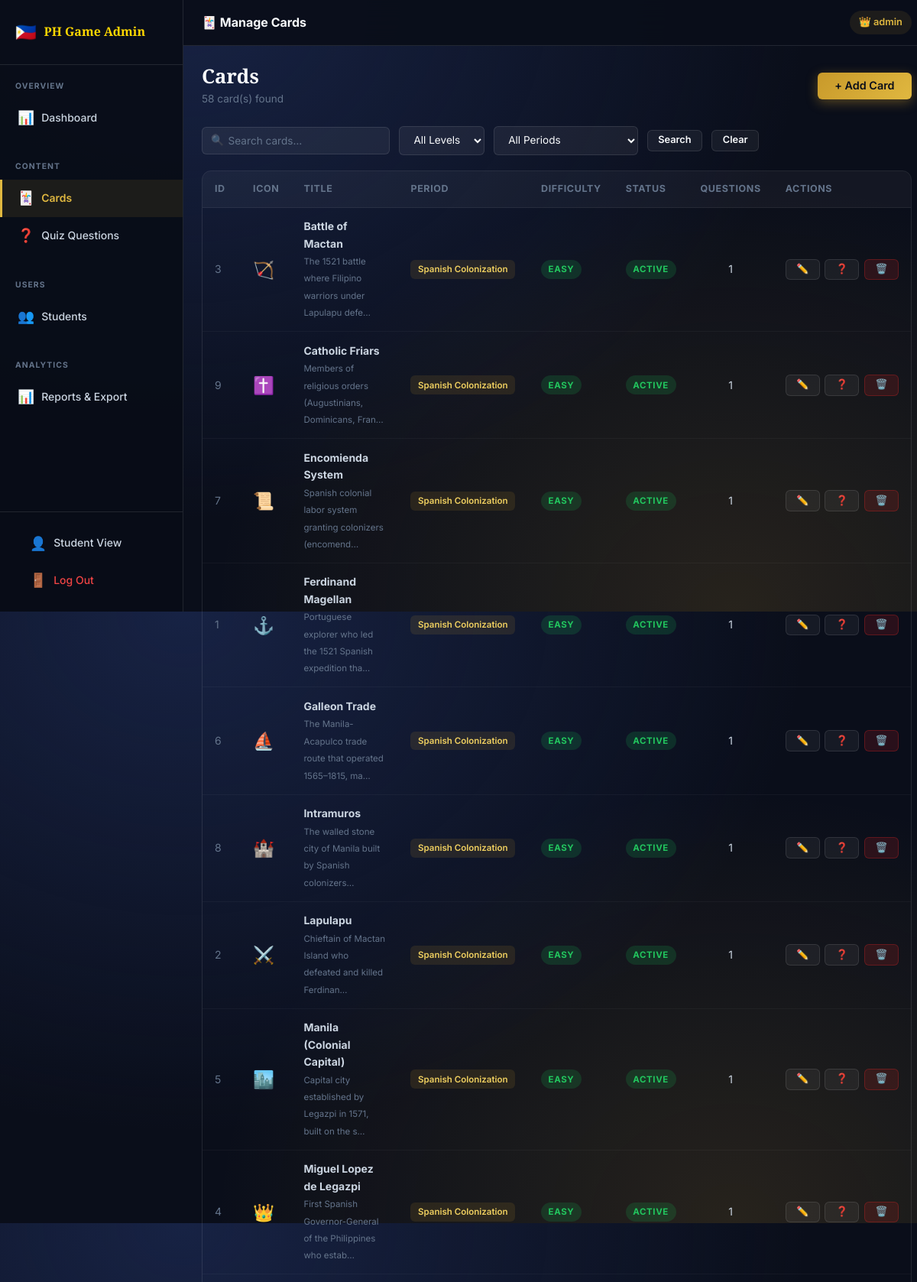
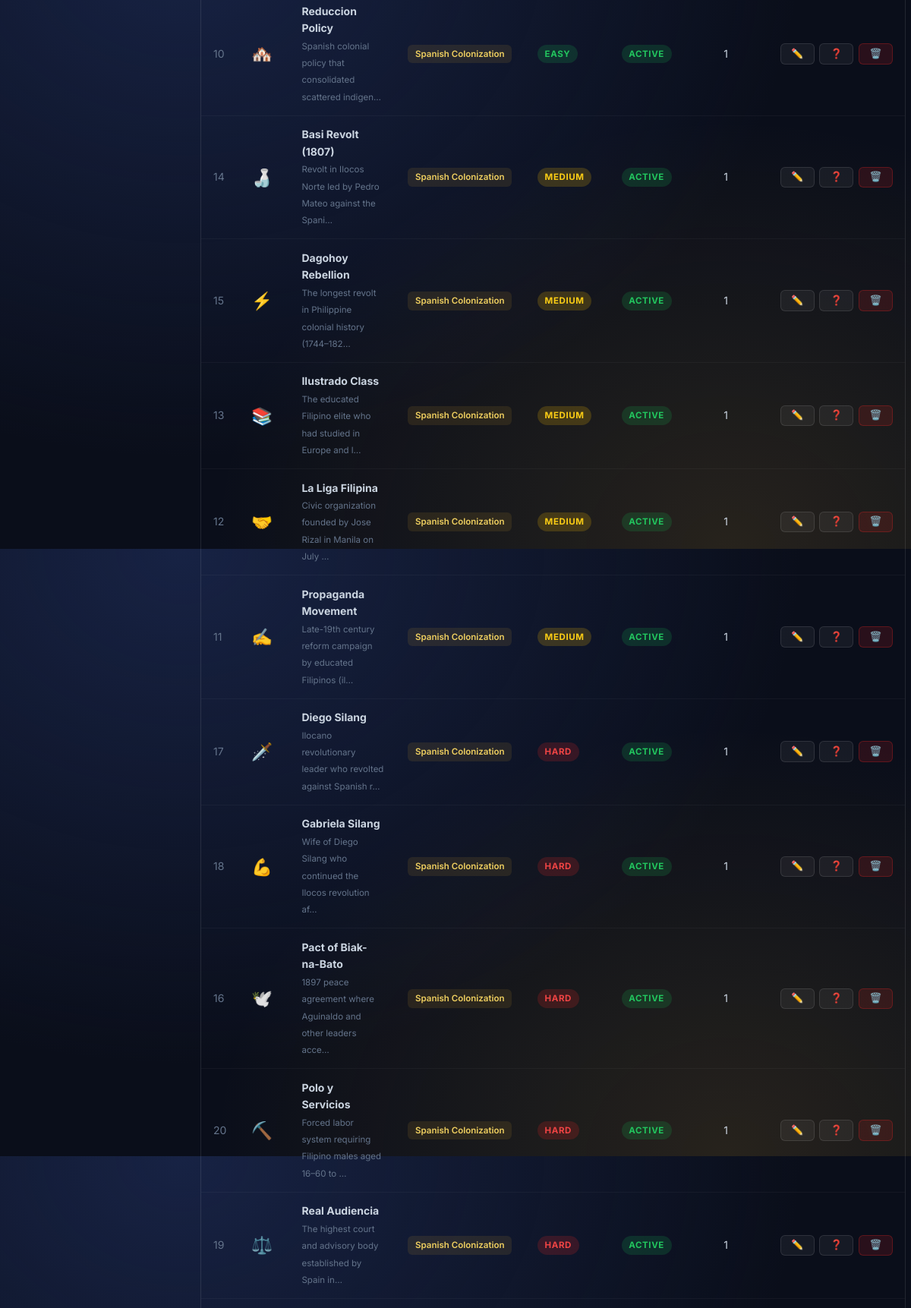
Screenshot of /admin/cards.php (signed in, upper part) with the database file from the repository (2 pictures, top to bottom).
### tables this page shows
CREATE TABLE `cards` (
  `id`         INT AUTO_INCREMENT PRIMARY KEY,
  `title`      VARCHAR(150) NOT NULL,
  `description` TEXT,
  `icon`       VARCHAR(50)  DEFAULT '📜',
  `period_id`  INT,
  `difficulty` ENUM('easy','medium','hard') DEFAULT 'easy',
  `is_active`  TINYINT(1) DEFAULT 1,
  `created_at` TIMESTAMP DEFAULT CURRENT_TIMESTAMP,
  `updated_at` TIMESTAMP DEFAULT CURRENT_TIMESTAMP ON UPDATE CURRENT_TIMESTAMP,
  FOREIGN KEY (`period_id`) REFERENCES `periods`(`id`) ON DELETE SET NULL
);

CREATE TABLE `periods` (
  `id`            INT AUTO_INCREMENT PRIMARY KEY,
  `name`          VARCHAR(100) NOT NULL,
  `description`   TEXT,
  `color`         VARCHAR(7)  DEFAULT '#FFD700',
  `icon`          VARCHAR(50) DEFAULT '📜',
  `display_order` INT DEFAULT 0
);

### includes/functions.php (called while the page is built, shortened)
<?php
function sanitize(mixed $val): string {
    return htmlspecialchars(trim((string)$val), ENT_QUOTES, 'UTF-8');
}

### includes/auth.php (called while the page is built, shortened)
<?php
function csrfToken(): string {
    return $_SESSION['csrf_token'];
}

### admin/cards.php (the view, shortened to what this page needs)
<?php
require_once '../includes/auth.php';
require_once '../includes/functions.php';
$db = getDB();
$searchQ  = sanitize($_GET['q']      ?? '');
$sql = 'SELECT c.*, p.name AS period_name FROM cards c LEFT JOIN periods p ON p.id = c.period_id WHERE 1=1';
$params = [];
$sql .= ' ORDER BY c.period_id, c.difficulty, c.title';
$stmt = $db->prepare($sql); $stmt->execute($params);
$cards = $stmt->fetchAll();
?>
<!DOCTYPE html>
<html lang="en">
<head>
  <link rel="stylesheet" href="../assets/css/main.css">
  <link rel="stylesheet" href="../assets/css/admin.css">
</head>
<body class="page-bg">
<div class="admin-layout">
<?php include '_sidebar.php'; ?>
<div class="admin-main">
  <div class="admin-topbar">
    <div style="display:flex;align-items:center;gap:.75rem;">
      <span class="topbar-title">🃏 Manage Cards</span>
    </div>
    <div class="topbar-right">
      <div class="user-pill">👑 <?= htmlspecialchars($_SESSION['username']) ?></div>
    </div>
  </div>
  <div class="admin-content">
    <div class="page-header">
      <div>
        <h1>Cards</h1>
        <p class="page-subtitle"><?= count($cards) ?> card(s) found</p>
      </div>
      <button class="btn btn-primary" onclick="openModal('card-modal')">+ Add Card</button>
    </div>
    <form method="GET" class="toolbar" style="margin-bottom:1.25rem;">
      <div class="toolbar-left">
        <div class="search-wrap">
          <span class="search-icon">🔍</span>
          <input type="text" name="q" class="search-input" placeholder="Search cards…" value="<?= htmlspecialchars($searchQ) ?>">
        </div>
        <select name="diff" class="filter-select" onchange="this.form.submit()">
          <option value="">All Levels</option>
        </select>
        <select name="period" class="filter-select" onchange="this.form.submit()">
          <option value="">All Periods</option>
        </select>
        <button type="submit" class="btn btn-secondary btn-sm">Search</button>
        <a href="cards.php" class="btn btn-secondary btn-sm">Clear</a>
      </div>
    </form>
    <div class="table-wrapper">
      <table id="cards-table">
        <thead>
          <tr>
            <th>ID</th><th>Icon</th><th>Title</th><th>Period</th>
            <th>Difficulty</th><th>Status</th><th>Questions</th><th>Actions</th>
          </tr>
        </thead>
        <tbody>
          <?php foreach ($cards as $c):
            $qCount = $db->prepare('SELECT COUNT(*) FROM quiz_questions WHERE card_id=? AND is_active=1');
            $qCount->execute([$c['id']]);
            $numQ = $qCount->fetchColumn();
          ?>
          <tr>
            <td class="text-muted"><?= $c['id'] ?></td>
            <td style="font-size:1.4rem;"><?= htmlspecialchars($c['icon']) ?></td>
            <td><strong><?= htmlspecialchars($c['title']) ?></strong>
              <?php if ($c['description']): ?>
                <br><small class="text-muted" style="font-size:.72rem;"><?= htmlspecialchars(mb_strimwidth($c['description'],0,60,'…')) ?></small>
              <?php endif; ?>
            </td>
            <td><span class="period-badge"><?= htmlspecialchars($c['period_name'] ?? '—') ?></span></td>
            <td><span class="badge badge-<?= $c['difficulty'] ?>"><?= ucfirst($c['difficulty']) ?></span></td>
            <td>
              <a href="cards.php?action=toggle&id=<?= $c['id'] ?>&csrf=<?= csrfToken() ?>" class="badge <?= $c['is_active'] ? 'badge-active' : 'badge-inactive' ?>">
                <?= $c['is_active'] ? 'Active' : 'Inactive' ?>
              </a>
            </td>
            <td class="text-center"><?= $numQ ?></td>
            <td>
              <div class="action-group">
                <a href="cards.php?action=edit&id=<?= $c['id'] ?>" class="btn btn-secondary btn-sm">✏️</a>
                <a href="questions.php?card_id=<?= $c['id'] ?>" class="btn btn-secondary btn-sm">❓</a>
                <a href="cards.php?action=delete&id=<?= $c['id'] ?>&csrf=<?= csrfToken() ?>"
                   class="btn btn-danger btn-sm"
                   onclick="return confirm('Delete this card and ALL its questions? This cannot be undone.')">🗑️</a>
              </div>
            </td>
          </tr>
          <?php endforeach; ?>
        </tbody>
      </table>
    </div>
  </div>
</div>
</div>
</body>
</html>

### assets/css/main.css (style rules this page uses)
:root { --navy-900: #0a0e1a; --navy-800: #0f1628; --navy-700: #141d35; --navy-600: #1a2445; --navy-500: #203060; --gold-500: #c8992a; --gold-400: #e0b840; --gold-300: #f0d060; --gold-glow: #ffd700; --red-500: #dc2626; --red-400: #ef4444; --green-500: #16a34a; --green-400: #22c55e; --blue-500: #1d4ed8; --blue-400: #3b82f6; --white: #ffffff; --gray-100: #f1f5f9; --gray-200: #e2e8f0; --gray-300: #cbd5e1; --gray-400: #94a3b8; --gray-500: #64748b; --text-primary: #f8fafc; --text-secondary: #cbd5e1; --text-muted: #64748b; --glass-bg: rgba(255, 255, 255, 0.05); --glass-border: rgba(255, 255, 255, 0.1); --glass-hover: rgba(255, 255, 255, 0.09); --shadow-sm: 0 1px 3px rgba(0,0,0,0.4); --shadow-md: 0 4px 16px rgba(0,0,0,0.5); --shadow-lg: 0 8px 32px rgba(0,0,0,0.6); --shadow-gold: 0 0 20px rgba(200,153,42,0.35); --radius-sm: 6px; --radius-md: 12px; --radius-lg: 18px; --radius-xl: 24px; --transition: 0.2s cubic-bezier(0.4, 0, 0.2, 1); --transition-slow: 0.4s cubic-bezier(0.4, 0, 0.2, 1); }
*, *::before, *::after { box-sizing: border-box; margin: 0; padding: 0; }
html { scroll-behavior: smooth; font-size: 16px; }
body { font-family: 'Inter', system-ui, sans-serif; background-color: var(--navy-900); color: var(--text-primary); min-height: 100vh; line-height: 1.6; -webkit-font-smoothing: antialiased; }
a { color: var(--gold-400); text-decoration: none; transition: color var(--transition); }
.page-bg { background: radial-gradient(ellipse at 20% 0%, rgba(32, 48, 96, 0.6) 0%, transparent 60%), radial-gradient(ellipse at 80% 100%, rgba(200,153,42,0.15) 0%, transparent 50%), var(--navy-900); min-height: 100vh; }
h1, h2, h3, h4, h5, h6 { font-family: 'Playfair Display', serif; line-height: 1.25; color: var(--text-primary); }
h1 { font-size: clamp(1.8rem, 4vw, 2.8rem); }
p { color: var(--text-secondary); }
.btn { display: inline-flex; align-items: center; justify-content: center; gap: 0.45rem; padding: 0.65rem 1.4rem; border-radius: var(--radius-sm); border: none; cursor: pointer; font-family: 'Inter', sans-serif; font-size: 0.9rem; font-weight: 600; transition: all var(--transition); text-decoration: none; white-space: nowrap; line-height: 1; }
.btn-primary { background: linear-gradient(135deg, var(--gold-500), var(--gold-400)); color: var(--navy-900); box-shadow: 0 4px 15px rgba(200,153,42,0.4); }
.btn-secondary { background: var(--glass-bg); color: var(--text-primary); border: 1px solid var(--glass-border); }
.btn-danger { background: rgba(220, 38, 38, 0.15); color: var(--red-400); border: 1px solid rgba(220,38,38,0.3); }
.btn-sm { padding: 0.4rem 0.85rem; font-size: 0.8rem; }
.table-wrapper { overflow-x: auto; border-radius: var(--radius-md); border: 1px solid var(--glass-border); }
table { width: 100%; border-collapse: collapse; font-size: 0.875rem; }
thead { background: rgba(255,255,255,0.04); border-bottom: 1px solid var(--glass-border); }
thead th { padding: 0.85rem 1rem; text-align: left; font-weight: 700; font-size: 0.78rem; text-transform: uppercase; letter-spacing: 0.05em; color: var(--text-muted); white-space: nowrap; }
tbody tr { border-bottom: 1px solid rgba(255,255,255,0.04); transition: background var(--transition); }
tbody td { padding: 0.85rem 1rem; color: var(--text-secondary); vertical-align: middle; }
.badge { display: inline-block; padding: 0.2rem 0.6rem; border-radius: 99px; font-size: 0.72rem; font-weight: 700; text-transform: uppercase; letter-spacing: 0.05em; }
.badge-easy { background: rgba(22,163,74,0.2); color: var(--green-400); }
.badge-medium { background: rgba(234,179,8,0.2); color: #facc15; }
.badge-hard { background: rgba(220,38,38,0.2); color: var(--red-400); }
.badge-active { background: rgba(22,163,74,0.2); color: var(--green-400); }
.text-muted { color: var(--text-muted); }
.text-center { text-align: center; }

### rows the page displays
cards: id "3", icon "🏹", title "Battle of Mactan", description "The 1521 battle where Filipino warriors under Lapulapu defe…", period.name "Spanish Colonization", difficulty "EASY", is_active "ACTIVE", numQ "1"
cards: id "9", icon "✝️", title "Catholic Friars", description "Members of religious orders (Augustinians, Dominicans, Fran…", period.name "Spanish Colonization", difficulty "EASY", is_active "ACTIVE", numQ "1"
cards: id "7", icon "📜", title "Encomienda System", description "Spanish colonial labor system granting colonizers (encomend…", period.name "Spanish Colonization", difficulty "EASY", is_active "ACTIVE", numQ "1"
cards: id "1", icon "⚓", title "Ferdinand Magellan", description "Portuguese explorer who led the 1521 Spanish expedition tha…", period.name "Spanish Colonization", difficulty "EASY", is_active "ACTIVE", numQ "1"
cards: id "6", icon "⛵", title "Galleon Trade", description "The Manila-Acapulco trade route that operated 1565–1815, ma…", period.name "Spanish Colonization", difficulty "EASY", is_active "ACTIVE", numQ "1"
cards: id "8", icon "🏰", title "Intramuros", description "The walled stone city of Manila built by Spanish colonizers…", period.name "Spanish Colonization", difficulty "EASY", is_active "ACTIVE", numQ "1"
cards: id "2", icon "⚔️", title "Lapulapu", description "Chieftain of Mactan Island who defeated and killed Ferdinan…", period.name "Spanish Colonization", difficulty "EASY", is_active "ACTIVE", numQ "1"
cards: id "5", icon "🏙️", title "Manila (Colonial Capital)", description "Capital city established by Legazpi in 1571, built on the s…", period.name "Spanish Colonization", difficulty "EASY", is_active "ACTIVE", numQ "1"
cards: id "4", icon "👑", title "Miguel Lopez de Legazpi", description "First Spanish Governor-General of the Philippines who estab…", period.name "Spanish Colonization", difficulty "EASY", is_active "ACTIVE", numQ "1"
cards: id "10", icon "🏘️", title "Reduccion Policy", description "Spanish colonial policy that consolidated scattered indigen…", period.name "Spanish Colonization", difficulty "EASY", is_active "ACTIVE", numQ "1"
cards: id "14", icon "🍶", title "Basi Revolt (1807)", description "Revolt in Ilocos Norte led by Pedro Mateo against the Spani…", period.name "Spanish Colonization", difficulty "MEDIUM", is_active "ACTIVE", numQ "1"
cards: id "15", icon "⚡", title "Dagohoy Rebellion", description "The longest revolt in Philippine colonial history (1744–182…", period.name "Spanish Colonization", difficulty "MEDIUM", is_active "ACTIVE", numQ "1"
cards: id "13", icon "📚", title "Ilustrado Class", description "The educated Filipino elite who had studied in Europe and l…", period.name "Spanish Colonization", difficulty "MEDIUM", is_active "ACTIVE", numQ "1"
cards: id "12", icon "🤝", title "La Liga Filipina", description "Civic organization founded by Jose Rizal in Manila on July …", period.name "Spanish Colonization", difficulty "MEDIUM", is_active "ACTIVE", numQ "1"
cards: id "11", icon "✍️", title "Propaganda Movement", description "Late-19th century reform campaign by educated Filipinos (il…", period.name "Spanish Colonization", difficulty "MEDIUM", is_active "ACTIVE", numQ "1"
cards: id "17", icon "🗡️", title "Diego Silang", description "Ilocano revolutionary leader who revolted against Spanish r…", period.name "Spanish Colonization", difficulty "HARD", is_active "ACTIVE", numQ "1"
cards: id "18", icon "💪", title "Gabriela Silang", description "Wife of Diego Silang who continued the Ilocos revolution af…", period.name "Spanish Colonization", difficulty "HARD", is_active "ACTIVE", numQ "1"
cards: id "16", icon "🕊️", title "Pact of Biak-na-Bato", description "1897 peace agreement where Aguinaldo and other leaders acce…", period.name "Spanish Colonization", difficulty "HARD", is_active "ACTIVE", numQ "1"
cards: id "20", icon "⛏️", title "Polo y Servicios", description "Forced labor system requiring Filipino males aged 16–60 to …", period.name "Spanish Colonization", difficulty "HARD", is_active "ACTIVE", numQ "1"
cards: id "19", icon "⚖️", title "Real Audiencia", description "The highest court and advisory body established by Spain in…", period.name "Spanish Colonization", difficulty "HARD", is_active "ACTIVE", numQ "1"

### other values shown
$icon "📊 🃏 ❓ 👥 📊"
$label "Dashboard Cards Quiz Questions Students Reports & Export"
$_SESSION['username'] "admin"
count($cards) "58"
